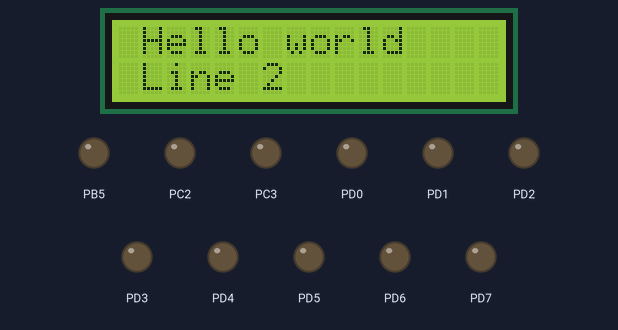
Simulated run of this program. Board: ATmega8, built with avr-gcc and emulated at 8 MHz. Shown: 16×2 character LCD, output pins drawn as LEDs (lit = HIGH). Wiring (inferred from the names in the program): character LCD (HD44780): RS PB6; E PB4; data PB0, PB1, PB2, PB7. Pins used as bus, display or sensor lines are not drawn.

Above: at 0.1 s.
At 15.2 s:
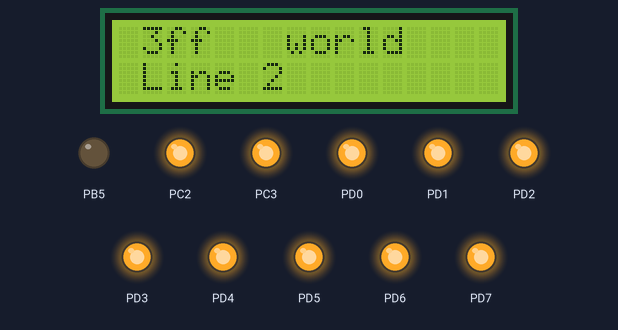
At 36.4 s:
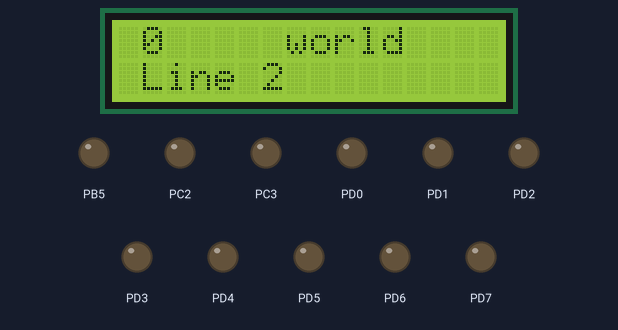
Timing chart, 0 to 40.0 s (numbered marks = the images above):
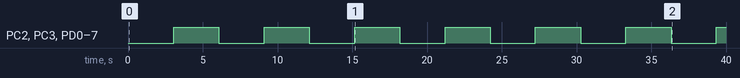

The program:

main.cpp
```cpp
#include <avr/io.h>
#include <avr/interrupt.h>
#include <util/delay.h>

#include "rtos/core.h"
#include "hardware/uart/uart.h"
#include "hardware/console/console.h"
#include "hardware/mtwi/mtwi.h"
#include "hardware/r2rdac/r2rdac.h"
#include "hardware/hd44780/hd44780.h"

//void led_off (rtos::task_t *task)
//{
//}

//void led_on (rtos::task_t *task)
//{
//
//}

static uint16_t val = 0;

void console_tick (rtos::task_t *task)
{
	//console::tick ();
	val = val >= 0x3ff ? 0 : 0x3ff;
	r2rdac::set (val);
	hd44780::goto_xy (1, 0);
	hd44780::puti (val, 16);
	hd44780::puts ("   ");
}

void on_console (const char *command)
{
	//uart0::send_string (command);
	//console::endl ();
}

int main ()
{
	DDRB |= _BV (PB5);
	//uart0::init (UART_BAUD_SELECT (19200));
	//sdac::init ();
	r2rdac::init ();
	hd44780::init ();
	hd44780::goto_xy (1, 0);
	hd44780::puts ("Hello world");
	hd44780::goto_xy (1, 1);
	hd44780::puts ("Line 2");

	/*
	for (uint8_t addr = 1; addr < 128; addr ++)
	{
		uart0::send_int (addr, 16);
		uart0::send_string (" : ");
		uart0::send_string (mtwi::exists (addr) ? "Yes" : "No");
		console::endl ();
		_delay_ms (500);
	}
	*/
	//const uint8_t *buf = mtwi::exec ("s41?p");
	//mtwi::exec ("s40 fa p");
	//uart0::send_int ((uint16_t) (buf), 16);
	//console::endl ();

	//console::set_callback (on_console);
	rtos::add (console_tick, 3000);

	//rtos::add (led_on, 400);
	rtos::start ();
	while (true)
		;
	return 0;
}
```

console.cpp
```cpp
#include "console.h"
#include <stddef.h>
#include <stdlib.h>
#include <avr/pgmspace.h>
#include "hardware/uart/uart.h"

#define KEY_ENTER	0x0D
#define KEY_BS		0x08
#define KEY_DEL		0x7F
#define KEY_ESC		0x1B

#ifndef DECLARE_PGM_STR
#define DECLARE_PGM_STR(var, value) extern const char PROGMEM var []; const char var [] = value;
#endif

#include "setup.h"

#ifndef CONSOLE_UART
#	define CONSOLE_UART uart0
#endif

#ifndef CONSOLE_MAX_CMD_LENGTH
#	define CONSOLE_MAX_CMD_LENGTH (UART_RX_BUFFER_SIZE - 1)
#endif

namespace console
{

DECLARE_PGM_STR (str_console_prompt, "> ");
DECLARE_PGM_STR (str_console_endl, "\r\n");
DECLARE_PGM_STR (str_console_bs, "\x08 \x08");

static uint8_t _command_len = 0;
static callback_t _handler = NULL;
static char _command [CONSOLE_MAX_CMD_LENGTH];

void endl ()
{
	CONSOLE_UART::send_string_p (str_console_endl);
}

inline void show_prompt ()
{
	endl ();
	CONSOLE_UART::send_string_p (str_console_prompt);
	_command_len = 0;
}

void set_callback (callback_t handler)
{
	_handler = handler;
}

char *str_argument (uint8_t position, const char *def)
{
	uint8_t offs = 0;
	while (_command [offs] && _command [offs] == ' ') offs ++;
	for (uint8_t i = 0; i < position; i ++)
	{
		while (_command [offs] && _command [offs] != ' ') offs ++;
		while (_command [offs] && _command [offs] == ' ') offs ++;
	}
	return &_command [offs];
}

int32_t int_argument (uint8_t position)
{
	return atol (str_argument (position));
}

bool _process_byte ()
{
	uint16_t data = CONSOLE_UART::receive ();
	if (data & 0xff00) return false;
	uint8_t byte = data & 0xff;
	switch (byte)
	{
		case KEY_ENTER:
			PORTB = 0x00;
			if (_command_len)
			{
				_command [_command_len] = 0;
				endl ();
				if (_handler) _handler (_command);
			}
			show_prompt ();
			return true;
		case KEY_DEL:
		case KEY_BS:
			if (!_command_len) return true;
			_command_len --;
			CONSOLE_UART::send_string_p (str_console_bs);
			return true;
		default:
			if (byte < 0x20 || _command_len == CONSOLE_MAX_CMD_LENGTH - 1)
			{
				CONSOLE_UART::send (0x07);
				return true;
			}
			_command [_command_len ++] = byte;
			CONSOLE_UART::send (byte);
	}
	return true;
}

void tick ()
{
	while (_process_byte ())
		;
}

}
```

console.h
```cpp
// (licence header left out)
#ifndef CONSOLE_T_H_
#define CONSOLE_T_H_

#include <stddef.h>
#include <stdint.h>

namespace console
{

typedef void (* callback_t) (const char *command);

void set_callback (callback_t handler);
void endl ();
inline void show_prompt ();

char *str_argument (uint8_t position, const char *def = NULL);
int32_t int_argument (uint8_t position);

void tick ();

}

#endif /* CONSOLE_T_H_ */
```

setup.h
```cpp
#ifndef CONSOLE_SETUP_H_
#define CONSOLE_SETUP_H_

#define CONSOLE_UART uart0
#define CONSOLE_MAX_CMD_LENGTH 63

#endif /* CONSOLE_SETUP_H_ */
```

hd44780.cpp
```cpp
#include "hd44780.h"
#include <avr/io.h>
#include <util/delay.h>

#include "setup.h"
#include <stdlib.h>

// Линии данных
#if !defined(HD44780_PORT_D4) || !defined(HD44780_DDR_D4) || !defined(HD44780_BIT_D4)
	#warning Undefined HD44780 parameter D4
	#define HD44780_PORT_D4 PORTB
	#define HD44780_DDR_D4 DDRB
	#define HD44780_BIT_D4 PB0
#endif
#if !defined(HD44780_PORT_D5) || !defined(HD44780_DDR_D5) || !defined(HD44780_BIT_D5)
	#warning Undefined HD44780 parameter D5
	#define HD44780_PORT_D5 PORTB
	#define HD44780_DDR_D5 DDRB
	#define HD44780_BIT_D5 PB1
#endif
#if !defined(HD44780_PORT_D6) || !defined(HD44780_DDR_D6) || !defined(HD44780_BIT_D6)
	#warning Undefined HD44780 parameter D6
	#define HD44780_PORT_D6 PORTB
	#define HD44780_DDR_D6 DDRB
	#define HD44780_BIT_D6 PB2
#endif
#if !defined(HD44780_PORT_D7) || !defined(HD44780_DDR_D7) || !defined(HD44780_BIT_D7)
	#warning Undefined HD44780 parameter D7
	#define HD44780_PORT_D7 PORTB
	#define HD44780_DDR_D7 DDRB
	#define HD44780_BIT_D7 PB3
#endif

// Линия RS
#if (!defined(HD44780_PORT_RS) || !defined(HD44780_DDR_RS) || !defined(HD44780_BIT_RS))
	#warning Undefined HD44780 parameter RS
	#define HD44780_PORT_RS PORTB
	#define HD44780_DDR_RS DDRB
	#define HD44780_BIT_RS PB4
#endif

// Линия E
#if !defined(HD44780_PORT_E) || !defined(HD44780_DDR_E) || !defined(HD44780_BIT_E)
	#warning Undefined HD44780 parameter E
	#define HD44780_PORT_E PORTB
	#define HD44780_DDR_E DDRB
	#define HD44780_BIT_E PB5
#endif

// кол-во строк
#ifndef HD44780_LINES
	#warning Undefined HD44780 parameter LINES
	#define HD44780_LINES 2
#endif

// Внутренняя длина строки
#ifndef HD44780_LINE_LENGTH
	#define HD44780_LINE_LENGTH 0x40
#endif

#ifndef HD44780_START_LINE1
	#define HD44780_START_LINE1 0x00
#endif
#ifndef HD44780_START_LINE2
	#define HD44780_START_LINE2 0x40
#endif
#ifndef HD44780_START_LINE3
	#define HD44780_START_LINE3 0x14
#endif
#ifndef HD44780_START_LINE4
	#define HD44780_START_LINE4 0x54
#endif

#define HD44780_DATA_MODE HD44780_PORT_RS |= _BV (HD44780_BIT_RS)
#define HD44780_CMD_MODE HD44780_PORT_RS &= ~_BV (HD44780_BIT_RS)

#if HD44780_LINES == 1
	#define HD44780_FUNCTION_DEFAULT    HD44780_FUNCTION_4BIT_1LINE
#else
	#define HD44780_FUNCTION_DEFAULT    HD44780_FUNCTION_4BIT_2LINES
#endif

#define cbi(var, bit) (var &= ~_BV (bit))
#define sbi(var, bit) (var |= _BV (bit))

namespace hd44780
{

volatile static uint8_t _line = 0;
volatile static uint8_t _col = 0;
volatile static bool mutex = false;

#define acquire_mutex() { while (mutex) {} mutex = true; }
#define release_mutex() { mutex = false; }

void _toggle_e ()
{
	sbi (HD44780_PORT_E, HD44780_BIT_E);
	_delay_us (10);
	cbi (HD44780_PORT_E, HD44780_BIT_E);
}

void _out_low (uint8_t data)
{
	if (data & 0x08) sbi (HD44780_PORT_D7, HD44780_BIT_D7);
	else cbi (HD44780_PORT_D7, HD44780_BIT_D7);
	if (data & 0x04) sbi (HD44780_PORT_D6, HD44780_BIT_D6);
	else cbi (HD44780_PORT_D6, HD44780_BIT_D6);
	if (data & 0x02) sbi (HD44780_PORT_D5, HD44780_BIT_D5);
	else cbi (HD44780_PORT_D5, HD44780_BIT_D5);
	if (data & 0x01) sbi (HD44780_PORT_D4, HD44780_BIT_D4);
	else cbi (HD44780_PORT_D4, HD44780_BIT_D4);
}

void _out_high (uint8_t data)
{
	if (data & 0x80) sbi (HD44780_PORT_D7, HD44780_BIT_D7);
	else cbi (HD44780_PORT_D7, HD44780_BIT_D7);
	if (data & 0x40) sbi (HD44780_PORT_D6, HD44780_BIT_D6);
	else cbi (HD44780_PORT_D6, HD44780_BIT_D6);
	if (data & 0x20) sbi (HD44780_PORT_D5, HD44780_BIT_D5);
	else cbi (HD44780_PORT_D5, HD44780_BIT_D5);
	if (data & 0x10) sbi (HD44780_PORT_D4, HD44780_BIT_D4);
	else cbi (HD44780_PORT_D4, HD44780_BIT_D4);
}

void _write (uint8_t data, bool rs)
{
	sbi (HD44780_DDR_D4, HD44780_BIT_D4);
	sbi (HD44780_DDR_D5, HD44780_BIT_D5);
	sbi (HD44780_DDR_D6, HD44780_BIT_D6);
	sbi (HD44780_DDR_D7, HD44780_BIT_D7);

	_out_high (data);
	if (rs) HD44780_DATA_MODE;
	else HD44780_CMD_MODE;
	_toggle_e ();

	_out_low (data);
	if (rs) HD44780_DATA_MODE;
	else HD44780_CMD_MODE;
	_toggle_e ();
}

void _wait (bool more)
{
	_delay_us (10);
	if (more) _delay_ms (2);
}

void _next_line ()
{
	_col = 0;
	if (++ _line == HD44780_LINES)
		_line = 0;
	goto_xy (_col, _line);
}

void init (uint8_t attribute)
{
	acquire_mutex ();

	sbi (HD44780_DDR_D4, HD44780_BIT_D4);
	sbi (HD44780_DDR_D5, HD44780_BIT_D5);
	sbi (HD44780_DDR_D6, HD44780_BIT_D6);
	sbi (HD44780_DDR_D7, HD44780_BIT_D7);
	sbi (HD44780_DDR_E, HD44780_BIT_E);
	sbi (HD44780_DDR_RS, HD44780_BIT_RS);

	_delay_ms (15);

	_out_high (HD44780_FUNCTION_8BIT_1LINE);
	_toggle_e ();
	_delay_ms (2);
	_out_high (HD44780_FUNCTION_8BIT_1LINE);
	_toggle_e ();
	_delay_ms (2);
	_out_high (HD44780_FUNCTION_8BIT_1LINE);
	_toggle_e ();
	_delay_ms (2);

	_out_high (HD44780_FUNCTION_4BIT_1LINE);
	_toggle_e ();
	command (HD44780_FUNCTION_DEFAULT);
	command (HD44780_DISP_OFF);
	clear ();
	command ((1 << HD44780_ENTRY_MODE) | (1 << HD44780_ENTRY_INC));
	command (attribute);
	_wait (true);

	_line = _col = 0;

	release_mutex ();
}

void command (uint8_t command)
{
	_wait (false);
	_write (command, false);
	_wait (true);
}

void put (char c)
{
	acquire_mutex ();

	_wait (false);
	_write ((uint8_t) c, true);
	_wait (false);
	if (++ _col == HD44780_COLS) _next_line ();

	release_mutex ();
}

void puts (const char *s)
{
	while (*s)
	{
		put (*s);
		s++;
	}
}

void puts_p (const char *progmem_str)
{
	register char c;
	while ((c = pgm_read_byte (progmem_str ++)))
		put (c);
}

inline void clear ()
{
	command (1 << HD44780_CLR);
	_line = _col = 0;
}

void puti (int i, int radix)
{
	char buffer [24];
	itoa (i, buffer, radix);
	puts (buffer);
}

void goto_xy (uint8_t x, uint8_t y)
{
#if HD44780_LINES == 1
	command ((1 << HD44780_DDRAM) + HD44780_START_LINE1 + x);
#elif HD44780_LINES == 2
	if (!y) command ((1 << HD44780_DDRAM) + HD44780_START_LINE1 + x);
	else command ((1 << HD44780_DDRAM) + HD44780_START_LINE2 + x);
#elif HD44780_LINES == 3
	if (!y) command ((1 << HD44780_DDRAM) + HD44780_START_LINE1 + x);
	else if (y == 1) command ((1 << HD44780_DDRAM) + HD44780_START_LINE2 + x);
	else command ((1 << HD44780_DDRAM) + HD44780_START_LINE3 + x);
#elif HD44780_LINES == 4
	if (!y) command ((1 << HD44780_DDRAM) + HD44780_START_LINE1 + x);
	else if (y == 1) command ((1 << HD44780_DDRAM) + HD44780_START_LINE2 + x);
	else if (y == 2) command ((1 << HD44780_DDRAM) + HD44780_START_LINE3 + x);
	else command ((1 << HD44780_DDRAM) + HD44780_START_LINE4 + x);
#endif
	_line = y;
	_col = x;
}

}
```

hd44780.h
```cpp
#ifndef HD44780_H_
#define HD44780_H_

#include <stdint.h>
#include <avr/pgmspace.h>

// instruction register bit positions
#define HD44780_CLR             0      // DB0: clear display
#define HD44780_HOME            1      // DB1: return to home position
#define HD44780_ENTRY_MODE      2      // DB2: set entry mode
#define HD44780_ENTRY_INC       1      //   DB1: 1=increment, 0=decrement
#define HD44780_ENTRY_SHIFT     0      //   DB2: 1=display shift on
#define HD44780_ON              3      // DB3: turn lcd/cursor on
#define HD44780_ON_DISPLAY      2      //   DB2: turn display on
#define HD44780_ON_CURSOR       1      //   DB1: turn cursor on
#define HD44780_ON_BLINK        0      //     DB0: blinking cursor ?
#define HD44780_MOVE            4      // DB4: move cursor/display
#define HD44780_MOVE_DISP       3      //   DB3: move display (0-> cursor) ?
#define HD44780_MOVE_RIGHT      2      //   DB2: move right (0-> left) ?
#define HD44780_FUNCTION        5      // DB5: function set
#define HD44780_FUNCTION_8BIT   4      //   DB4: set 8BIT mode (0->4BIT mode)
#define HD44780_FUNCTION_2LINES 3      //   DB3: two lines (0->one line)
#define HD44780_FUNCTION_10DOTS 2      //   DB2: 5x10 font (0->5x7 font)
#define HD44780_CGRAM           6      // DB6: set CG RAM address
#define HD44780_DDRAM           7      // DB7: set DD RAM address
#define HD44780_BUSY            7      // DB7: LCD is busy

// set entry mode: display shift on/off, dec/inc cursor move direction
#define HD44780_ENTRY_DEC            0x04   // display shift off, dec cursor move dir
#define HD44780_ENTRY_DEC_SHIFT      0x05   // display shift on,  dec cursor move dir
#define HD44780_ENTRY_INC_           0x06   // display shift off, inc cursor move dir
#define HD44780_ENTRY_INC_SHIFT      0x07   // display shift on,  inc cursor move dir

// display on/off, cursor on/off, blinking char at cursor position
#define HD44780_DISP_OFF             0x08   // display off
#define HD44780_DISP_ON              0x0C   // display on, cursor off
#define HD44780_DISP_ON_BLINK        0x0D   // display on, cursor off, blink char
#define HD44780_DISP_ON_CURSOR       0x0E   // display on, cursor on
#define HD44780_DISP_ON_CURSOR_BLINK 0x0F   // display on, cursor on, blink char

// move cursor/shift display
#define HD44780_MOVE_CURSOR_LEFT     0x10   // move cursor left  (decrement)
#define HD44780_MOVE_CURSOR_RIGHT    0x14   // move cursor right (increment)
#define HD44780_MOVE_DISP_LEFT       0x18   // shift display left
#define HD44780_MOVE_DISP_RIGHT      0x1C   // shift display right

// function set: set interface data length and number of display lines
#define HD44780_FUNCTION_4BIT_1LINE  0x20   // 4-bit interface, single line, 5x7 dots
#define HD44780_FUNCTION_4BIT_2LINES 0x28   // 4-bit interface, dual line,   5x7 dots
#define HD44780_FUNCTION_8BIT_1LINE  0x30   // 8-bit interface, single line, 5x7 dots 0b00110000
#define HD44780_FUNCTION_8BIT_2LINES 0x38   // 8-bit interface, dual line,   5x7 dots


namespace hd44780
{


void init (uint8_t attribute = HD44780_DISP_ON);
void command (uint8_t command);
void goto_xy (uint8_t x, uint8_t y);
void put (char c);
void puts (const char *s);
void puts_p (const char *progmem_str);
inline void clear ();
void puti (int i, int radix = 10);

}

#endif // HD44780_H_
```

setup.h
```cpp
#ifndef HD44780_SETUP_H_
#define HD44780_SETUP_H_

#define HD44780_PORT_D4 PORTB
#define HD44780_DDR_D4 DDRB
#define HD44780_BIT_D4 PB0

#define HD44780_PORT_D5 PORTB
#define HD44780_DDR_D5 DDRB
#define HD44780_BIT_D5 PB1

#define HD44780_PORT_D6 PORTB
#define HD44780_DDR_D6 DDRB
#define HD44780_BIT_D6 PB2

#define HD44780_PORT_D7 PORTB
#define HD44780_DDR_D7 DDRB
#define HD44780_BIT_D7 PB7

#define HD44780_PORT_RS PORTB
#define HD44780_DDR_RS DDRB
#define HD44780_BIT_RS PB6

#define HD44780_PORT_E PORTB
#define HD44780_DDR_E DDRB
#define HD44780_BIT_E PB4

#define HD44780_LINES 2
#define HD44780_COLS 16

#define HD44780_STDITOA

#endif /* HD44780_SETUP_H_ */
```

mtwi.cpp
```cpp
#include "mtwi.h"
#include <avr/io.h>
#include <avr/pgmspace.h>
#include <util/delay.h>
#include "rtos/core.h"

namespace mtwi
{

volatile static bool mutex = false;

#define acquire_mutex() { while (mutex) {} mutex = true; }
#define release_mutex() { mutex = false; }

volatile static bool timeout = false;

#define send_start()		{ TWCR = _BV (TWINT) | _BV (TWSTA) | _BV (TWEN); }
#define is_start_sent		((TWSR & 0xf8) == 0x08 || (TWSR & 0xf8) == 0x10)
#define send_stop()			{ TWCR = _BV (TWINT) | _BV (TWSTO) | _BV (TWEN); }
#define send_byte(b) 		{ TWDR = b; TWCR = _BV (TWINT) | _BV (TWEN); }

#define ask_byte()			{ TWCR = _BV (TWINT) | _BV (TWEN) | _BV (TWEA); }
#define ask_last_byte()		{ TWCR = _BV (TWINT) | _BV (TWEN); }
#define is_byte_received	((TWSR & 0xf8) == 0x50 || (TWSR & 0xf8) == 0x58)
#define is_byte_acked		((TWSR & 0xf8) == 0x18 || (TWSR & 0xf8) == 0x40 || (TWSR & 0xf8) == 0x28 || (TWSR & 0xf8) == 0x50)


void _on_timeout (rtos::task_t *task)
{
	timeout = true;
}

static uint8_t _rx_position = 0;
static uint8_t _rx_buffer [MTWI_RX_BUFFER_SIZE];

uint8_t utils::hex2nibble (char hex)
{
	hex -= '0';
	if (hex < 0) return 0;
	if (hex < 10) return hex;
	hex -= 7;
	if (hex < 10) return 0;
	if (hex < 16) return hex;
	hex -= 32;
	return hex > 9 && hex < 16 ? hex : 0;
}

void _wait ()
{
	rtos::task_t *timeout_task = rtos::add (_on_timeout, MTWI_TIMEOUT, 1);
	while (!(TWCR & _BV (TWINT)) && !timeout)
		;
	if (timeout) error = MTWI_ERR_TIMEOUT;
		else rtos::remove (timeout_task);
}

bool exists (uint8_t addr)
{
	error = 0;
	send_start ();
	_wait ();
	if (!is_start_sent)
		error = MTWI_ERR_BUS_FAIL;
	if (error) return false;
	send_byte (addr);
	_wait ();
	if (error) return false;
	bool result = is_byte_acked;
	send_stop ();
	return result;
}

uint8_t _exec (char cmd, char arg)
{
	if (!cmd) return 0;
	switch (cmd)
	{
		case 's':
			// start, repeated start
			send_start ();
			_wait ();
			if (error) return 0;
			if (!is_start_sent)
			{
				error = MTWI_ERR_BUS_FAIL;
				return 0;
			}
			return 1;
		case 'p':
			// stop
			send_stop ();
			return 1;
		case ' ':
			// nothing to do
			return 1;
		case '.':
			// delay 10 ms
			_delay_ms (10);
			return 1;
		case '-':
			// delay 100 ms
			_delay_ms (100);
			return 1;
		case 'S':
			// set speed
			switch (arg)
			{
				case 'H':
					// high speed - 400 kHz
					TWBR = 0x02;
					break;
				case 'L':
					// low speed - 15 kHz
					TWBR = 0xff;
					break;
				default:
					// default speed - 100 kHz
					TWBR = 0x20;
					break;
			}
			return 2;
		case '?':
			// ask byte
			if (_rx_position == MTWI_RX_BUFFER_SIZE)
			{
				error = MTWI_ERR_BUFFER_OVERFLOW;
				return 0;
			}
			if (arg == '?') ask_byte ()
				else ask_last_byte ();
			_wait ();
			if (error) return 0;
			if (!is_byte_received)
			{
				error = MTWI_ERR_BUSY;
				return 0;
			}
			_rx_buffer [_rx_position ++] = TWDR;
			return 1;
	}
	// send byte by default
	if (!arg)
	{
		error = MTWI_ERR_INVALID_COMMAND;
		return 0;
	}
	send_byte ((utils::hex2nibble (cmd) << 4) | utils::hex2nibble (arg));
	_wait ();
	if (error) return 0;
	if (!is_byte_acked)
	{
		error = MTWI_ERR_NOT_ACKED;
		return 0;
	}
	return 2;
}

const uint8_t *exec (const char *cmd)
{
	acquire_mutex ();

	error = 0;
	_rx_position = 0;
	while (*cmd && !error)
		cmd += _exec (*cmd, *(cmd + 1));

	release_mutex ();
	return _rx_buffer;
}

const uint8_t *exec_p (const char *progmem_cmd)
{
	acquire_mutex ();

	error = 0;
	_rx_position = 0;
	char cmd;
	while ( (cmd = pgm_read_byte (progmem_cmd)) && !error)
		progmem_cmd += _exec (cmd, pgm_read_byte (progmem_cmd + 1));

	release_mutex ();
	return _rx_buffer;
}

}
```

setup.h
```cpp
#ifndef MTWI_SETUP_H_
#define MTWI_SETUP_H_

#define MTWI_TIMEOUT 500
#define MTWI_RX_BUFFER_SIZE 16

#endif /* MTWI_SETUP_H_ */
```

Source omitted: mtwi.h (624 bytes), r2rdac.cpp (263 bytes), r2rdac.h (145 bytes), platform.h (6298 bytes), setup.h (135 bytes), uart.cpp (7521 bytes), uart.h (3002 bytes), base.h (246 bytes), core.cpp (1686 bytes), core.h (2699 bytes), platform.h (247 bytes), atmega8.h (995 bytes) and 2 more

Measured:
- by itself, PC2, PC3, PD0–7: alternates HIGH for 3.0 s and LOW for 3.0 s
- what the display in image 0 shows lasts 3.1 s, from 0.0 s to 3.1 s
